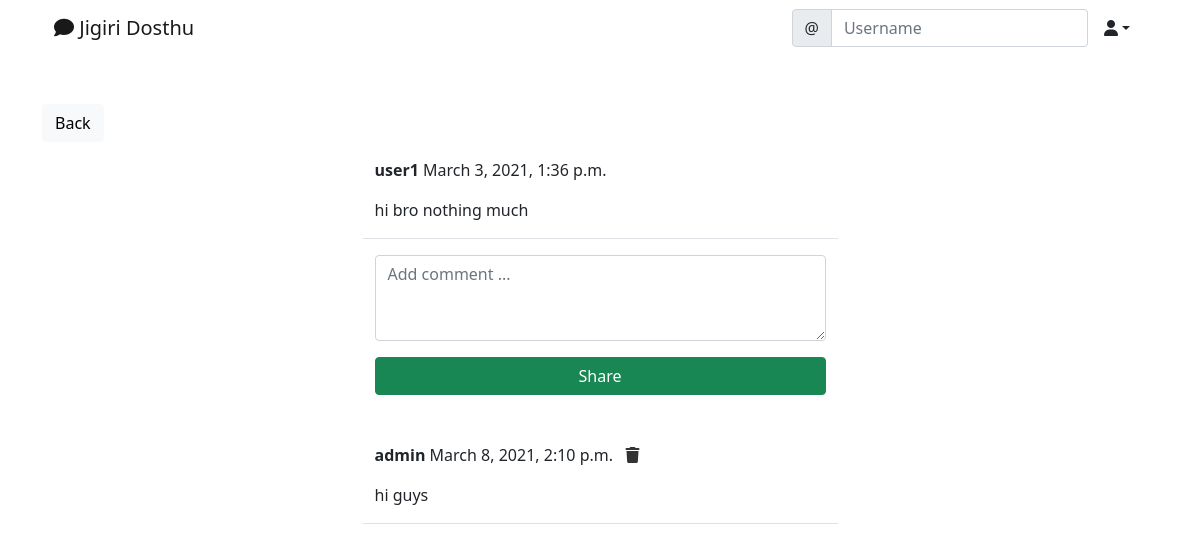
The page /social/post/4 (signed in) on the database its author committed.
### social/models.py (models this page shows)
class Post(models.Model):
    body = models.TextField()
    created_on = models.DateTimeField(default=timezone.now)
    author = models.ForeignKey(User, on_delete=models.CASCADE)

class Comment(models.Model):
    comment = models.TextField()
    created_on = models.DateTimeField(default=timezone.now)
    author = models.ForeignKey(User, on_delete=models.CASCADE)
    post = models.ForeignKey('Post', on_delete=models.CASCADE)

### social/views.py (the view, shortened to what this page needs)
# urls.py: path('post/<int:pk>', PostDetailView.as_view(), name='post-detail'),
class PostDetailView(LoginRequiredMixin, View):
    def get(self, request, pk, *args, **kwargs):
        post = Post.objects.get(pk = pk)
        form = CommentForm()
        comments = Comment.objects.filter(post=post).order_by('-created_on')
        context = {
            'post': post,
            'form': form,
            'comments': comments
        }
        return render(request, 'social/post_detail.html', context)

### social/forms.py
class CommentForm(forms.ModelForm):
    comment = forms.CharField(
        label='',
        widget=forms.Textarea(attrs={
            'rows': 3,
            'placeholder': 'Add comment ...'
        })
    )
    class Meta:
        model = Comment
        fields = ['comment']

### social/templates/social/post_detail.html (shortened to what this page needs)
{%extends 'landing/base.html'%}
{% load crispy_forms_tags %}
{% block content %}
<div class='container'>
    <div class='row  mt-5'>
        <div class='col-md-5 col-sm-6'>
            <a href="{% url 'post-list' %}" class='btn btn-light'>Back</a>
        </div>
    </div>
    <div class='row justify-content-center mt-3'>
        <div class='col-md-5 col-sm-12 border-bottom'>
            <p>
                <strong>{{ post.author }}</strong> {{ post.created_on }}
            </p>
            <p>{{ post.body }}</p>
        </div>
    </div>
    <div class='row justify-content-center mt-3 mb-5'>
        <div class='col-md-5 col-sm-12'>
            <form method='POST'>
                {{ form | crispy }}
                <div class='d-grid gap-2'>
                    <button class='btn btn-success mt-3'>Share</button>
                </div>
            </form>
        </div>
    </div>
    {% for comment in comments %}
    <div class='row justify-content-center mt-3 mb-5 '>
        <div class='col-md-5 col-sm-12 border-bottom'>
        <p>
            <strong>{{ comment.author }}</strong>
            {{ comment.created_on }}
            {% if request.user == comment.author %}
                &nbsp&nbsp<a href="{% url 'comment-delete' post.pk comment.pk %}" style="color: #333;"><i class="fas fa-trash"></i></a>
            {% endif %}
        </p>
        <p>{{ comment.comment }}</p>
        </div>
    </div>
    {% endfor %}
</div>
{% endblock content %}

### rows shown on the page
Post: author "user1", created_on "March 3, 2021, 1:36 p.m.", body "hi bro nothing much"
Comment: author "admin", created_on "March 8, 2021, 2:10 p.m.", comment "hi guys"
